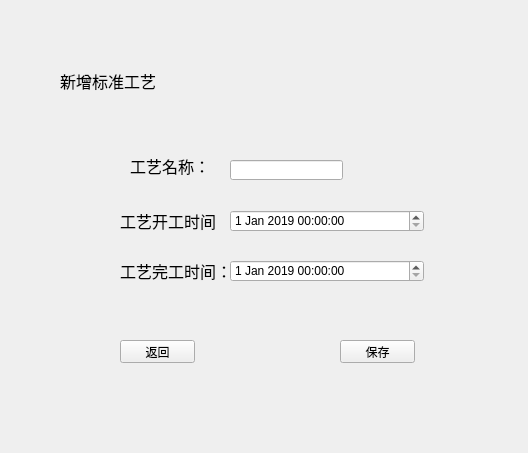
<?xml version="1.0" encoding="UTF-8"?>
<ui version="4.0">
 <class>Form</class>
 <widget class="QWidget" name="Form">
  <property name="geometry">
   <rect>
    <x>0</x>
    <y>0</y>
    <width>528</width>
    <height>453</height>
   </rect>
  </property>
  <property name="windowTitle">
   <string>Form</string>
  </property>
  <widget class="QPushButton" name="pushButton_2">
   <property name="geometry">
    <rect>
     <x>340</x>
     <y>340</y>
     <width>75</width>
     <height>23</height>
    </rect>
   </property>
   <property name="text">
    <string>保存</string>
   </property>
  </widget>
  <widget class="QPushButton" name="pushButton">
   <property name="geometry">
    <rect>
     <x>120</x>
     <y>340</y>
     <width>75</width>
     <height>23</height>
    </rect>
   </property>
   <property name="text">
    <string>返回</string>
   </property>
  </widget>
  <widget class="QLabel" name="label_2">
   <property name="geometry">
    <rect>
     <x>130</x>
     <y>150</y>
     <width>81</width>
     <height>31</height>
    </rect>
   </property>
   <property name="font">
    <font>
     <family>宋体</family>
     <pointsize>12</pointsize>
    </font>
   </property>
   <property name="text">
    <string>工艺名称：</string>
   </property>
  </widget>
  <widget class="QLabel" name="label_4">
   <property name="geometry">
    <rect>
     <x>120</x>
     <y>260</y>
     <width>111</width>
     <height>21</height>
    </rect>
   </property>
   <property name="font">
    <font>
     <family>宋体</family>
     <pointsize>12</pointsize>
    </font>
   </property>
   <property name="text">
    <string>工艺完工时间：</string>
   </property>
  </widget>
  <widget class="QLabel" name="label">
   <property name="geometry">
    <rect>
     <x>60</x>
     <y>60</y>
     <width>101</width>
     <height>41</height>
    </rect>
   </property>
   <property name="font">
    <font>
     <family>宋体</family>
     <pointsize>12</pointsize>
    </font>
   </property>
   <property name="layoutDirection">
    <enum>Qt::LeftToRight</enum>
   </property>
   <property name="text">
    <string>新增标准工艺</string>
   </property>
  </widget>
  <widget class="QLabel" name="label_3">
   <property name="geometry">
    <rect>
     <x>120</x>
     <y>210</y>
     <width>101</width>
     <height>21</height>
    </rect>
   </property>
   <property name="font">
    <font>
     <family>宋体</family>
     <pointsize>12</pointsize>
    </font>
   </property>
   <property name="text">
    <string>工艺开工时间：</string>
   </property>
  </widget>
  <widget class="QLineEdit" name="lineEdit">
   <property name="geometry">
    <rect>
     <x>230</x>
     <y>160</y>
     <width>113</width>
     <height>20</height>
    </rect>
   </property>
  </widget>
  <widget class="QDateTimeEdit" name="dateTimeEdit">
   <property name="geometry">
    <rect>
     <x>230</x>
     <y>210</y>
     <width>194</width>
     <height>22</height>
    </rect>
   </property>
   <property name="layoutDirection">
    <enum>Qt::LeftToRight</enum>
   </property>
   <property name="date">
    <date>
     <year>2019</year>
     <month>1</month>
     <day>1</day>
    </date>
   </property>
  </widget>
  <widget class="QDateTimeEdit" name="dateTimeEdit_2">
   <property name="geometry">
    <rect>
     <x>230</x>
     <y>260</y>
     <width>194</width>
     <height>22</height>
    </rect>
   </property>
   <property name="date">
    <date>
     <year>2019</year>
     <month>1</month>
     <day>1</day>
    </date>
   </property>
  </widget>
 </widget>
 <resources/>
 <connections/>
</ui>
